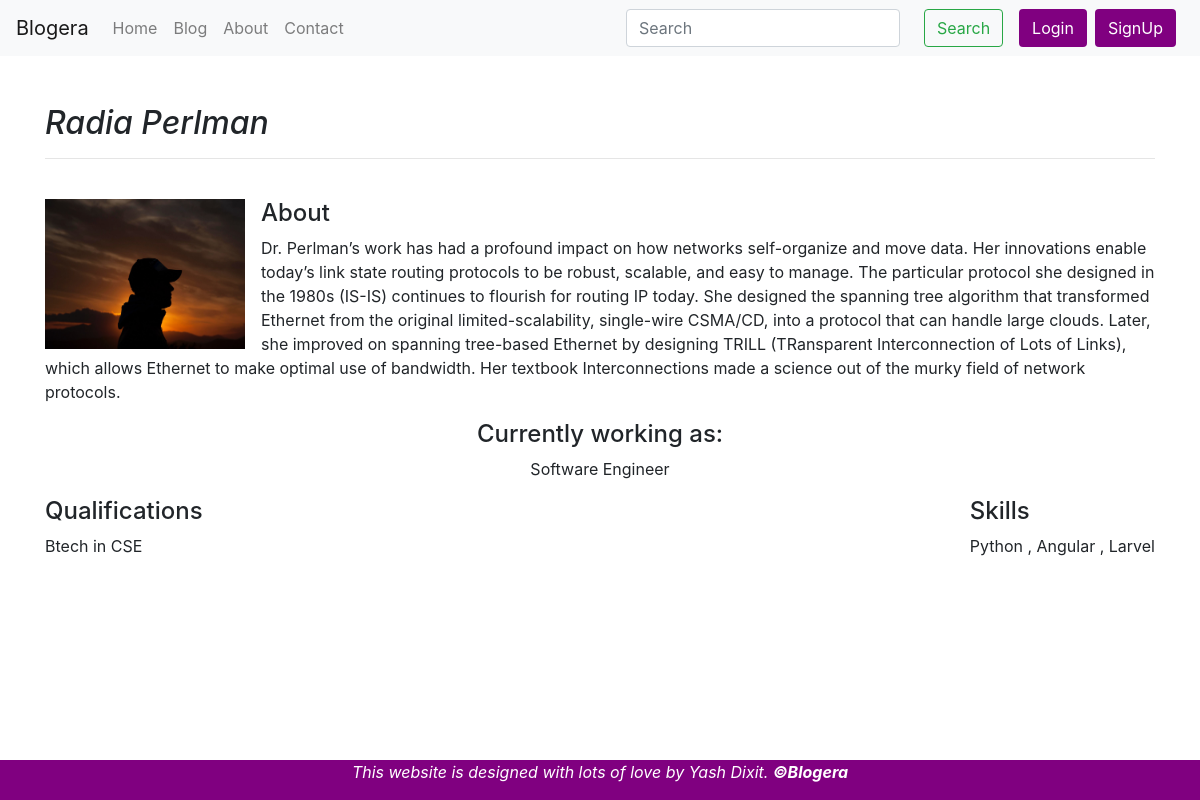
Screenshot of /about/author/radia-perlman with the database file from the repository.
### about/models.py (models this page shows, shortened)
class Author(models.Model):
    auth_id = models.AutoField(primary_key=True)
    author_name = models.CharField(max_length=50)
    Qualifications = models.TextField(max_length=500)
    Skills = models.TextField(max_length=500)
    currently_working_as = models.CharField(max_length=50)
    About = models.TextField(max_length=1000)
    img = models.ImageField(upload_to='author/images')
    slug = models.SlugField(blank=True, null=True)
    class Meta:
        verbose_name = 'Author'
        verbose_name_plural = 'Authors'

### about/views.py (the view)
# urls.py: path('author/<slug:slug>', views.author, name='author'),
def author(request, slug):
    auth = Author.objects.get(slug=slug)
    auth = {"auth": auth}
    return render(request, 'about/author.html', auth)

### about/templates/about/author.html
{% extends 'base.html' %} {% block body %}
<br />
<br />
<div class="container">
  <h2 class="pb-4 mb-4 font-italic d-inline">
    {{auth.author_name}}
  </h2>
  <hr />
  <br />
  <img
    class="bd-placeholder-img float-left mr-3"
    src="/media/{{auth.img}}"
    width="200"
    height="150"
    xmlns="http://www.w3.org/2000/svg"
    preserveAspectRatio="xMidYMid
                              slice"
    focusable="false"
    role="img"
    aria-label="Placeholder: Thumbnail"
  />
  <h4>About</h4>
  <p>{{auth.About}}</p>
  <div class="text-center">
    <h4>Currently working as:</h4>
    <p>{{auth.currently_working_as}}</p>
  </div>
  <div class="float-left">
    <h4>Qualifications</h4>
    <p>
      {{auth.Qualifications}}
    </p>
  </div>
  <div class="float-right">
    <h4>Skills</h4>
    <p>
      {{auth.Skills}}
    </p>
  </div>
</div>
{% endblock %}

### rows the page displays
Author: author_name "Radia Perlman", img (picture), About "Dr. Perlman’s work has had a profound impact on how networks self-organize and move data. Her innovations enable today’s link state routing protocols to be robust, scalable, and easy to manage. The particular protocol she designed in the 1980s (IS-IS) continues to flourish for routing IP today. She designed the spanning tree algorithm that transformed Ethernet from the original limited-scalability, single-wire CSMA/CD, into a protocol that can handle large clouds. Later, she improved on spanning tree-based Ethernet by designing TRILL (TRansparent Interconnection of Lots of Links), which allows Ethernet to make optimal use of bandwidth. Her textbook Interconnections made a science out of the…", currently_working_as "Software Engineer", Qualifications "Btech in CSE", Skills "Python , Angular , Larvel"
